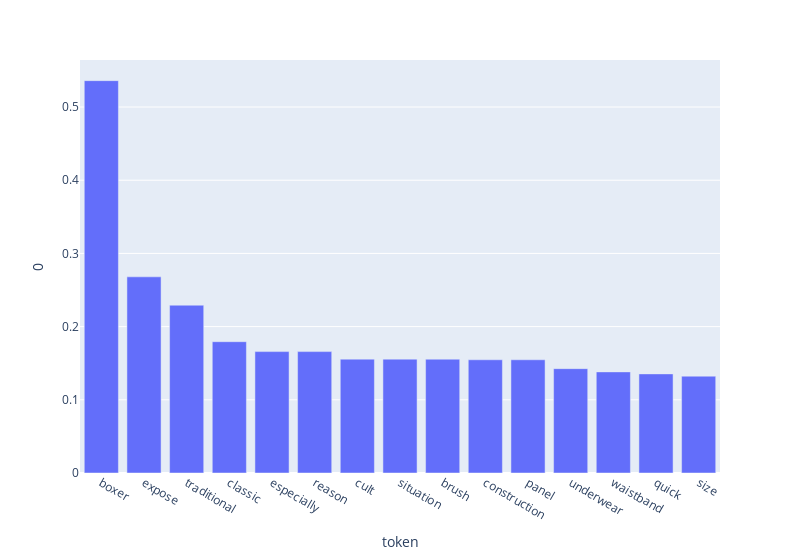

Notebook cell for this chart:
### Code cell
import plotly.express as px

fig = px.bar(tfid_df.sort_values(by=0, ascending=False)[:15], x="token", y=0)

fig.update_layout(width=800)
fig.show()

### Figure 1 — Plotly figure (JSON) as saved in the notebook; plotly's stock layout.template omitted (floating-point values rounded to 4 significant figures)
{"data": [{"alignmentgroup": "True", "hovertemplate": "token=%{x}<br>0=%{y}<extra></extra>", "legendgroup": "", "marker": {"color": "#636efa", "pattern": {"shape": ""}}, "name": "", "offsetgroup": "", "orientation": "v", "showlegend": false, "textposition": "auto", "type": "bar", "x": ["boxer", "expose", "traditional", "classic", "especially", "reason", "cult", "situation", "brush", "construction", "panel", "underwear", "waistband", "quick", "size"], "xaxis": "x", "y": [0.536, 0.268, 0.2293, 0.1794, 0.1659, 0.1659, 0.1556, 0.1556, 0.1555, 0.1547, 0.1547, 0.1426, 0.1381, 0.1354, 0.1323], "yaxis": "y"}], "layout": {"barmode": "relative", "legend": {"tracegroupgap": 0}, "margin": {"t": 60}, "width": 800, "xaxis": {"anchor": "y", "domain": [0, 1], "title": {"text": "token"}}, "yaxis": {"anchor": "x", "domain": [0, 1], "title": {"text": "0"}}}}
